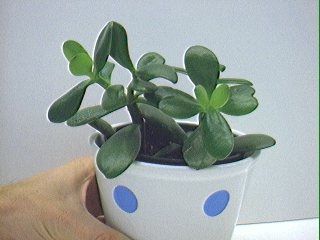
#> input picture Lab1_1/Flower60im3/10.png, 320 x 240 px; its folder holds 4 pictures in this run
$ python lab1.1_2.py
#> lines starting #> are read from the running program, lines starting #| are printed output that depends on the picture
import numpy as np
import matplotlib.pyplot as plt
import cv2
from glob import glob


############################################################

#   Can this optic flow account for any type of motion?
#   If not, give two distinct cases when it will not work
#   well.

#   No, this optic flow does not account for any type of
#   motion. Two distinct cases where this optic flow would
#   not work well for would be cases with large motion, and
#   cases were there are significant changes in changes in
#   illumination. Since we are assuming motion between
#   frames is relatively small and constant illumination
#   we would expect this computation to break down if these
#   assumptions are not satisfied.

############################################################


# read in and convert all images to greyscale
images = []
image_files = sorted(glob("Flower60im3/*"))
for file in image_files:
    images.append(cv2.cvtColor(cv2.imread(file), cv2.COLOR_BGR2GRAY))

# use first images to find image dimensions (assuming all images consistently sized)
h, w = images[0].shape
#> h = 240; w = 320

# define block size and threshold
blockSize = 16
threshold = 5

# find the centers of each block where vectors will be displayed and create meshgrid
X = np.arange(0, w, blockSize, dtype=int) + int(blockSize / 2)
#> X = 20 values from 8 to 312
Y = np.arange(0, h, blockSize, dtype=int) + int(blockSize / 2)
X, Y = np.meshgrid(X, Y)


for i in range(len(images)-1):
    img_current = images[i]
    img_next = images[i+1]

    # compute motion vectors
    # need to make sure make the data float values as the optic flow calculations may involve fractional values
    U = np.zeros(X.shape, dtype=np.float32)
    V = np.zeros(Y.shape, dtype=np.float32)

    # we can use the dimensions of the image and the block size to loop with skips
    for ix in range(0, w, blockSize):
        for iy in range(0, h, blockSize):

            # we want to skip the first row and column (since they have no left and upper neighbour respectively)
            # and we want to skip if the last blocks would be out of range
            if ix == 0 or iy == 0 or ix + blockSize > w or iy + blockSize > h:
                continue

            # segment a specific block in our image
            current_block = img_current[iy:iy + blockSize, ix:ix + blockSize]
            next_block = img_next[iy:iy + blockSize, ix:ix + blockSize]

            # compute temporal difference
            It = np.float32(current_block) - np.float32(next_block)

            # apply threshold to temporal difference
            It[It <= threshold] = 0

            # compute spatial gradients within the block

            # the difference between the block and its left neighbour
            Ix = current_block - img_current[iy:iy + blockSize, ix - 1:ix + blockSize - 1]

            # the difference between the block and its upper neighbour
            Iy = current_block - img_current[iy - 1:iy + blockSize - 1, ix:ix + blockSize]

            # compute optic flow, flatten matricies for
            A = np.stack([Ix.flatten(), Iy.flatten()], axis=1)
            b = -It.flatten()

            # compute motion vectors
            x = np.linalg.lstsq(A, b, rcond=None)[0]

            # need to find the block indicies to find the correct position for our motion vectors
            block_ix = ix // blockSize
            block_iy = iy // blockSize

            # assign the motion vectors to the correct block position
            U[block_iy, block_ix] = x[0]
            V[block_iy, block_ix] = x[1]

    plt.imshow(img_current)
    plt.quiver(X, Y, U, V, color='r', angles='xy', scale_units='xy', scale=None)
    plt.pause(0.01)
    plt.savefig(f'lab1_2_imgs/frame_{i}.png', format="png")
    plt.clf()
#> this loop made 3 passes
#> pass 1, `img_current = images[i]`:
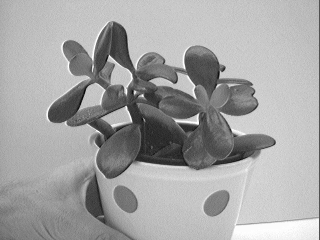
#> img_current: shape (240, 320); min 2, max 255, mean 164.2
#> pass 1, `img_next = images[i+1]`:
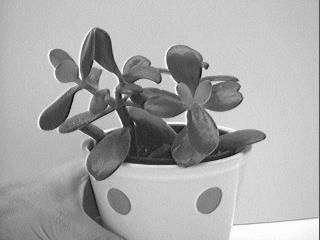
#> img_next: shape (240, 320); min 8, max 255, mean 169.3
#> pass 1, `plt.pause(0.01)`:
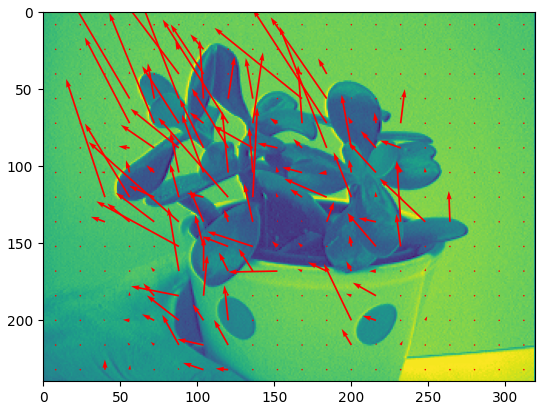
#> figure drawn by matplotlib, 1 panel
#> pass 2, `img_next = images[i+1]`:
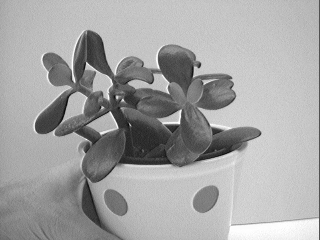
#> img_next: shape (240, 320); min 5, max 255, mean 164.2
#> pass 2, `plt.pause(0.01)`:
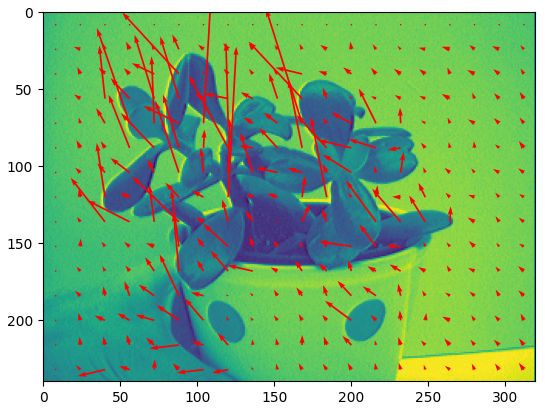
#> figure drawn by matplotlib, 1 panel
#> pass 3, `img_next = images[i+1]`:
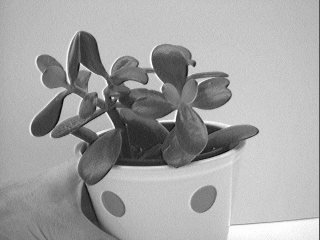
#> img_next: shape (240, 320); min 8, max 255, mean 163.8
